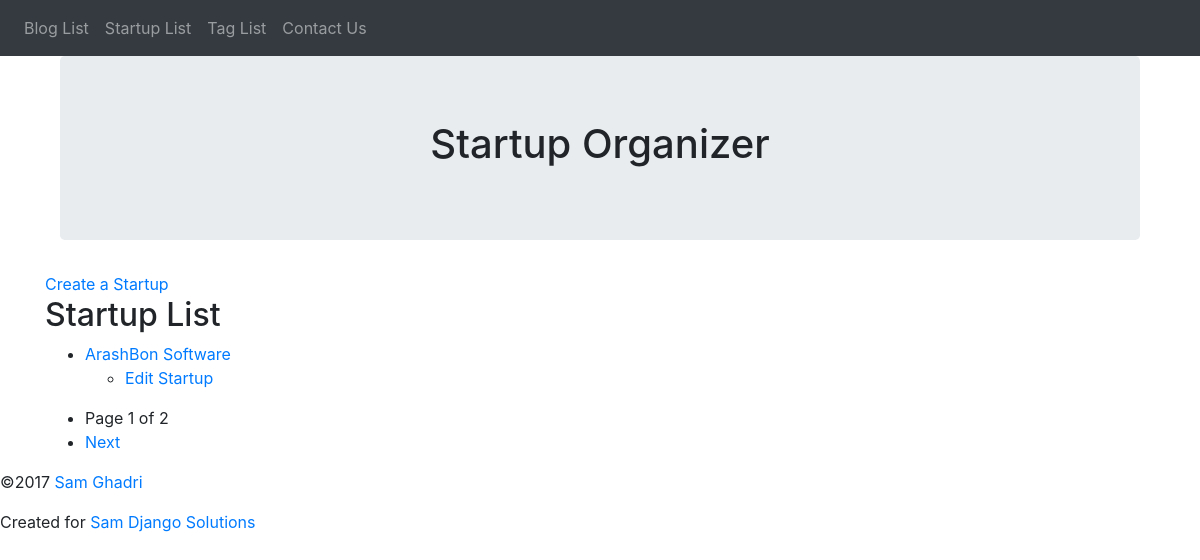
The page /startup/ on the database as committed earlier.
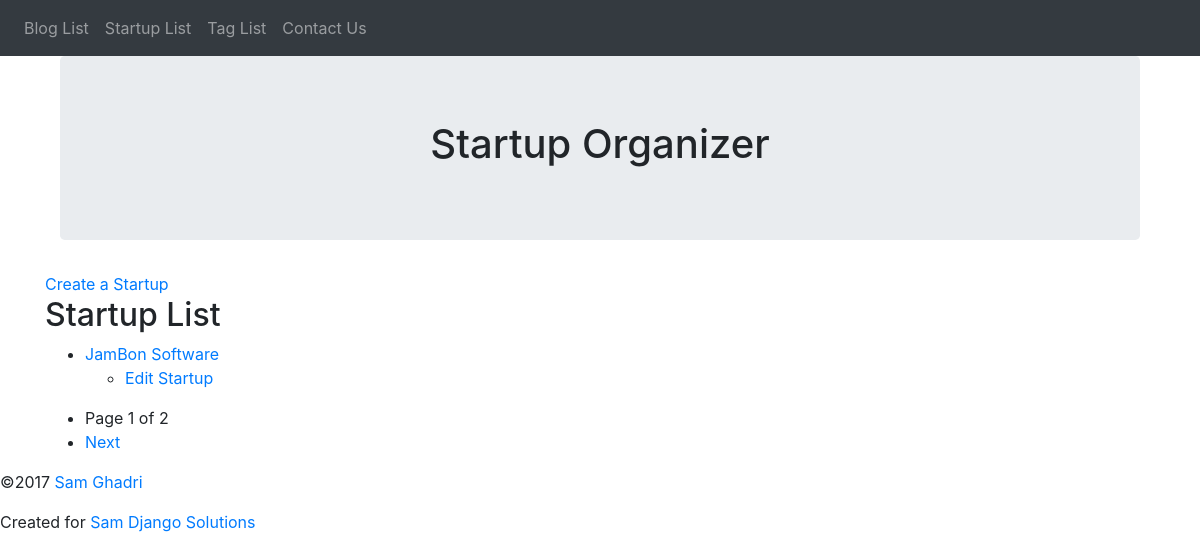
The same page on the database as committed later.
### organizer/models.py (models this page shows, shortened)
class StartUp(models.Model):
    name = models.CharField(max_length=50, db_index=True)
    slug = models.SlugField(unique=True,
                            help_text='A label for URL config')
    description = models.TextField()
    founded_date = models.DateField('date founded')
    contact = models.EmailField()
    website = models.URLField(max_length=255)
    tags = models.ManyToManyField(Tag)
    class Meta:
        ordering = ['name']
        get_latest_by = 'founded_date'
        verbose_name_plural = "Startups"
    def get_absolute_url(self):
        return reverse('organizer:organizer_startup_detail',
                        kwargs={'slug':self.slug})
    def get_update_url(self):
        return reverse('organizer:organizer_startup_update', kwargs={'slug':self.slug})

### organizer/views.py (the view)
# urls.py: url(r'^startup/$', views.StartupList.as_view(), name='organizer_startup_list'),
class StartupList(View):
    page_kwarg = 'page'
    paginate_by  = 1 #items per page
    template_name = 'organizer/startup_list.html'
    def get(self, request):
        startups = StartUp.objects.all()
        paginator = Paginator(startups, self.paginate_by)
        page_number = request.GET.get(self.page_kwarg)
        try:
            page = paginator.page(page_number)
        except PageNotAnInteger:
            page = paginator.page(1)
        except EmptyPage:
            page = paginator.page(paginator.num_pages)
        if page.has_previous():
            prev_url = "?{pkw}={n}".format(pkw=self.page_kwarg,
                        n=page.previous_page_number())
        else:
            prev_url = None
        if page.has_next():
            next_url = '?{pkw}={n}'.format(pkw=self.page_kwarg,
                        n=page.next_page_number())
        else:
            next_url = None
        context = {'is_paginated': page.has_other_pages(),
                   'next_page_url': next_url,
                   'paginator': paginator,
                   'previous_page_url': prev_url,
                   'startup_list': page}
        return render(request, self.template_name, context)

### organizer/templates/organizer/startup_list.html (shortened to what this page needs)
{% extends parent_template|default:"organizer/base_organizer.html" %}
{% block content %}
<div>
  <a href="{% url 'organizer:organizer_startup_create' %}"> Create a Startup</a>
</div>
<h2>Startup List </h2>
<ul>
  {% for startup in startup_list  %}
  <li>
    <a href="{{ startup.get_absolute_url }}">{{ startup.name }}</a>
  </li>
  <ul>
  <li>
    <a href="{{ startup.get_update_url }}">Edit Startup</a>
  </li>
  </ul>
  {% endfor %}
</ul>
{% if is_paginated %}
<ul>
<li>
Page {{ startup_list.number }}
of {{ paginator.num_pages }}
</li>
{% if next_page_url %}
<li>
<a href="{{ next_page_url }}">Next</a>
</li>
{% endif %}
</ul>
{% endif %}
{% endblock %}

Rows that differ between the two databases and show on the page:
removed StartUp: name "ArashBon Software"
now on this page (row unchanged): StartUp: name "JamBon Software"
